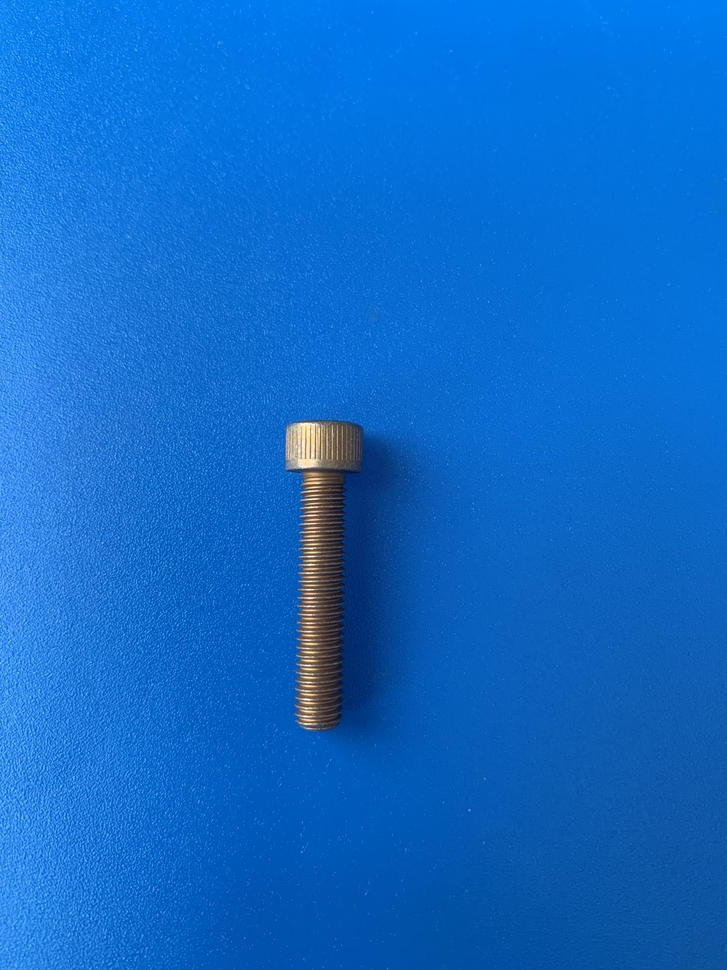
#> input picture Code/Photos/ideal_bolt.jpg, 727 x 970 px, shrunk from 3024 x 4032 before the run
$ python dimensions.py --image Code/Photos/ideal_bolt.jpg --width 1.0
#> lines starting #> are read from the running program, lines starting #| are printed output that depends on the picture; after the words box and inside, x2 and y2 are one past the last pixel; in counts of white or black regions, pixels touching at a corner belong together
from scipy.spatial import distance as dist
from imutils import perspective
from imutils import contours
import numpy as np
import argparse
import imutils
import cv2 as cv

def midpoint(ptA, ptB):
    return ((ptA[0] + ptB[0]) * 0.5, (ptA[1] + ptB[1]) * 0.5)

ap = argparse.ArgumentParser()
ap.add_argument("-i", "--image", required=True, help="path to the input image")
ap.add_argument("-w", "--width", type=float, required=True, help="width of the left-most object in the image (in inches)")
args = vars(ap.parse_args())

image = cv.imread(args["image"])
#> image is the input picture: shape (970, 727, 3); mean B, G, R 200.5, 106.1, 15
gray = cv.cvtColor(image, cv.COLOR_BGR2GRAY)
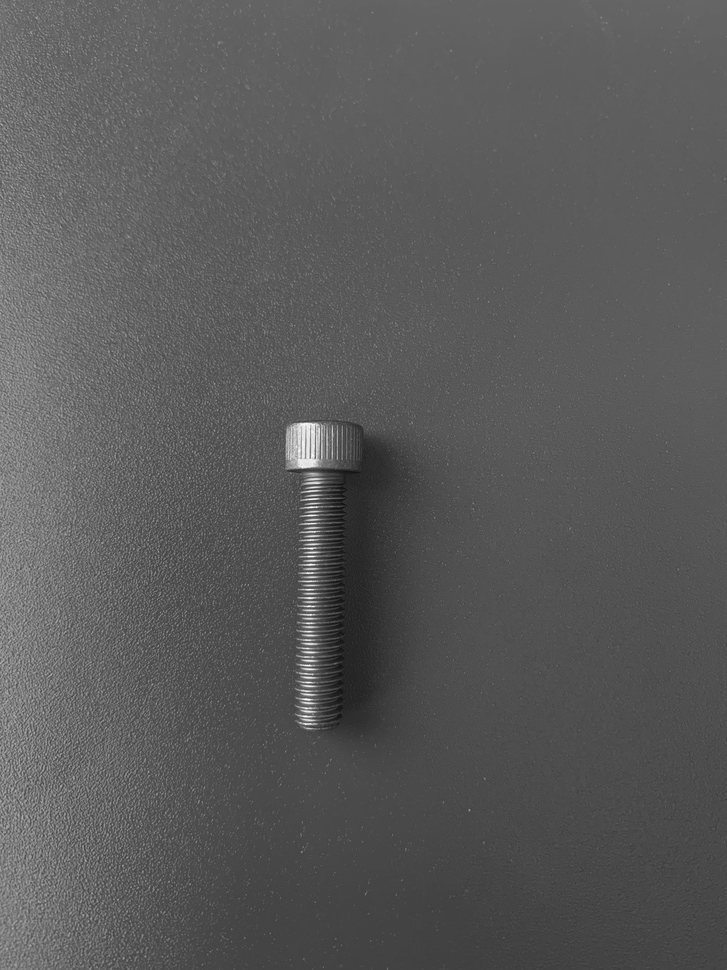
#> gray: shape (970, 727); min 16, max 253, mean 89.6
gray = cv.GaussianBlur(gray, (7, 7), 0)

edged = cv.Canny(gray, 50, 100)
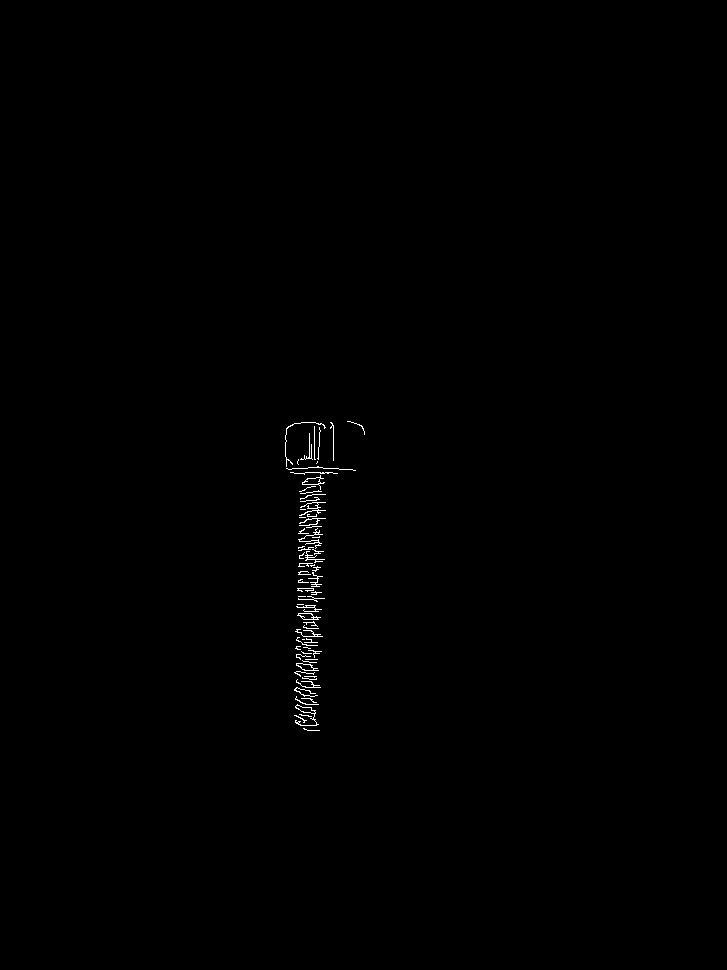
#> edged: shape (970, 727); 0.3% white in thin lines or dots, all inside (x1, y1, x2, y2) = (285, 421, 365, 731)
edged = cv.dilate(edged, None, iterations=1)
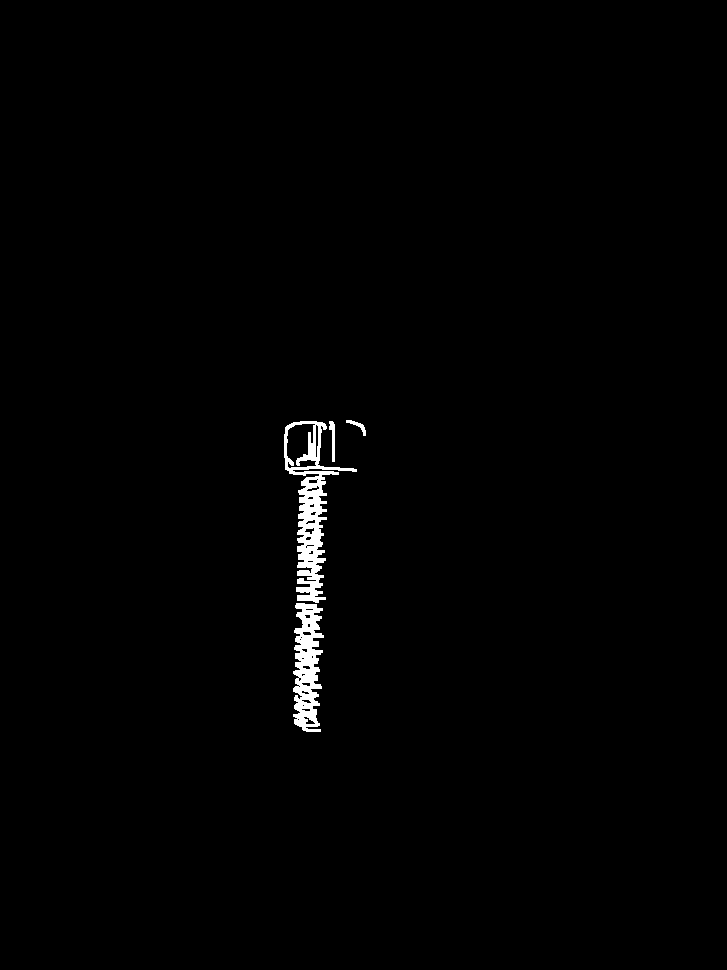
#> edged: shape (970, 727); 0.91% white; 4 white regions, box (x1, y1, x2, y2) and area: (284, 421, 357, 603) 3676, (293, 603, 324, 732) 2516, (329, 421, 335, 462) 144, (346, 420, 366, 436) 95
edged = cv.erode(edged, None, iterations=1)
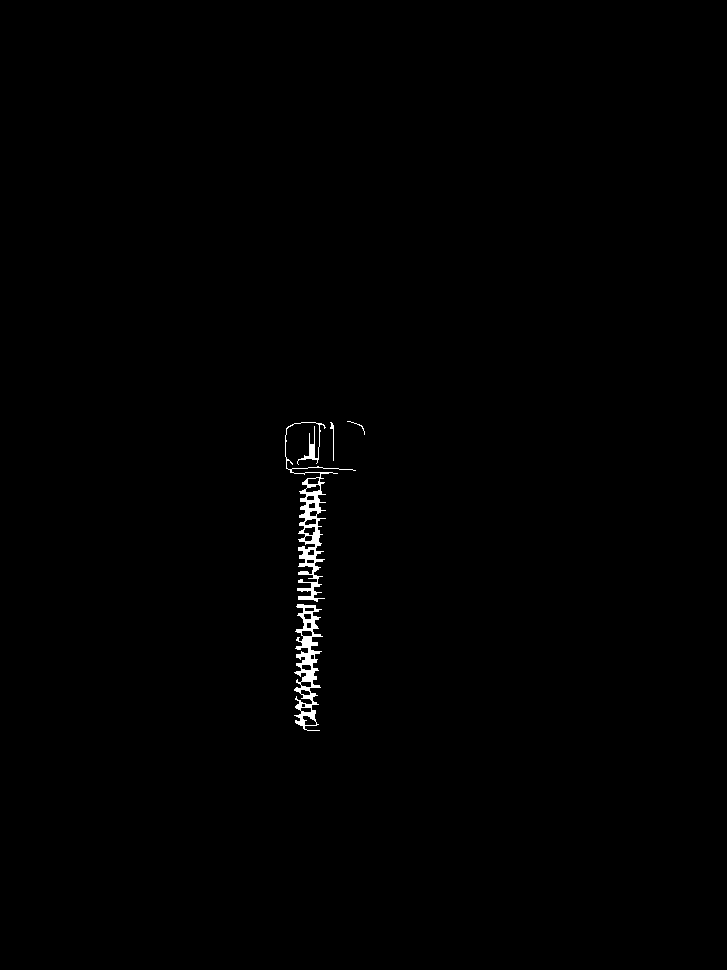
#> edged: shape (970, 727); 0.5% white; 4 white regions

cnts = cv.findContours(edged.copy(), cv.RETR_EXTERNAL, cv.CHAIN_APPROX_SIMPLE)
#> cnts = 4 contours, 2 with area under 20; largest, box (x1, y1, x2, y2) and area: (285, 422, 356, 602) 1680, (294, 604, 323, 731) 1582
cnts = imutils.grab_contours(cnts)

(cnts, _) = contours.sort_contours(cnts)
pixelsPerMetric = None

for c in cnts:
    if cv.contourArea(c) < 100:
        continue

    orig = image.copy()
    box = cv.minAreaRect(c)
    box = cv.boxPoints(box)
    box = np.array(box, dtype="int")

    box = perspective.order_points(box)
    cv.drawContours(orig, [box.astype("int")], -1, (0, 255, 0), 2)

    for (x, y) in box:
        cv.circle(orig, (int(x), int(y)), 5, (0, 0, 255), -1)

    (tl, tr, br, bl) = box
    (tltrX, tltrY) = midpoint(tl, tr)
    (blbrX, blbrY) = midpoint(bl, br)

    (tlblX, tlblY) = midpoint(tl, bl)
    (trbrX, trbrY) = midpoint(tr, br)

    cv.circle(orig, (int(tltrX), int(tltrY)), 5, (255, 0, 0), -1)
    cv.circle(orig, (int(blbrX), int(blbrY)), 5, (255, 0, 0), -1)
    cv.circle(orig, (int(tlblX), int(tlblY)), 5, (255, 0, 0), -1)
    cv.circle(orig, (int(trbrX), int(trbrY)), 5, (255, 0, 0), -1)

    cv.line(orig, (int(tltrX), int(tltrY)), (int(blbrX), int(blbrY)), (255, 0, 255), 2)
    cv.line(orig, (int(tlblX), int(tlblY)), (int(trbrX), int(trbrY)), (255, 0, 255), 2)

    dA = dist.euclidean((tltrX, tltrY), (blbrX, blbrY))
    dB = dist.euclidean((tlblX, tlblY), (trbrX, trbrY))

    if pixelsPerMetric is None:
        pixelsPerMetric = dB / args["width"]

    dimA = dA / pixelsPerMetric
    dimB = dB / pixelsPerMetric

    cv.putText(orig, "{:.1f}in".format(dimA), (int(tltrX - 15), int(tltrY - 10)), cv.FONT_HERSHEY_SIMPLEX, 0.65, (255, 255, 255), 2)
    cv.putText(orig, "{:.1f}in".format(dimB), (int(trbrX - 10), int(trbrY)), cv.FONT_HERSHEY_SIMPLEX, 0.65, (255, 255, 255), 2)

    cv.imshow("Image", orig)
    cv.waitKey(0)
#> this loop made 4 passes
#> (tl, tr, br, bl, tltrX, tltrY, blbrX, blbrY) on pass 1: ([282, 423], [350, 417], [366, 596], [298, 602], 316, 420, 332, 599)
#> (tl, tr, br, bl, tltrX, tltrY, blbrX, blbrY) on pass 2: ([295, 603], [322, 604], [319, 730], [292, 729], 308.5, 603.5, 305.5, 729.5)
#> pass 1, `cv.imshow("Image", orig)`:
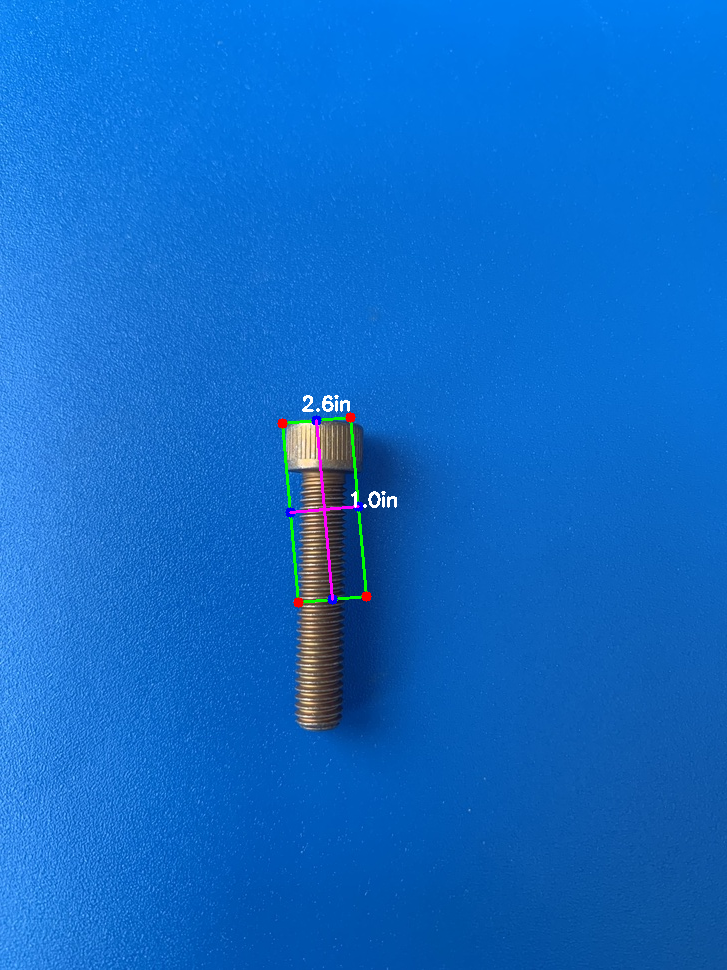
#> window 'Image': shape (970, 727, 3); mean B, G, R 200.5, 106.4, 15.4
#> pass 2, `cv.imshow("Image", orig)`:
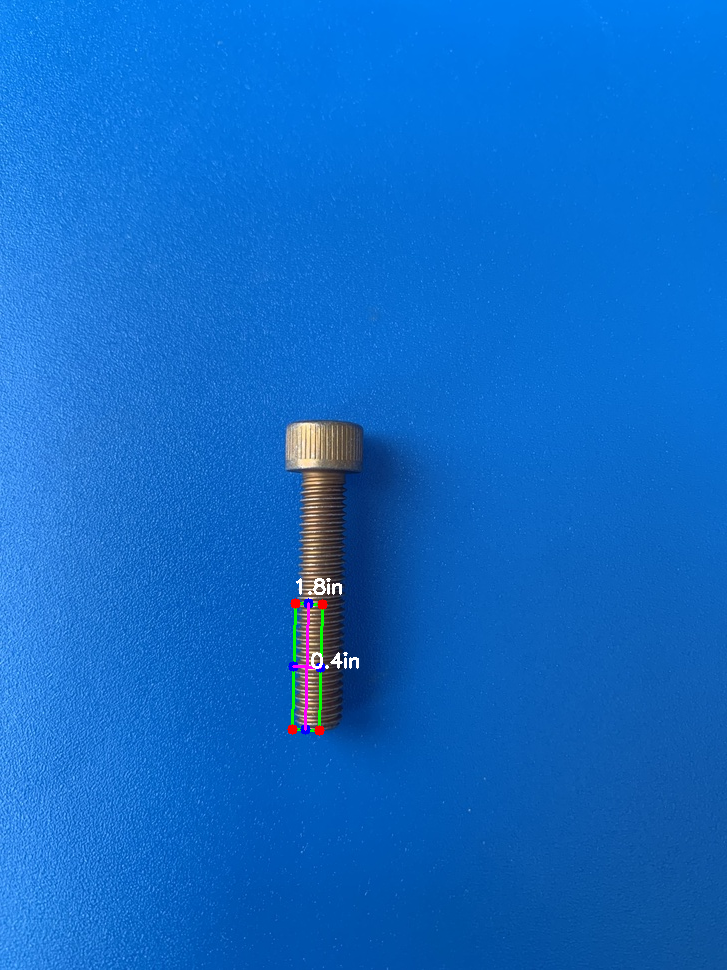
#> window 'Image': shape (970, 727, 3); mean B, G, R 200.6, 106.2, 15.3
#> after the loop, pixelsPerMetric = 68.26


# [14 lines of commented-out code are left out]
